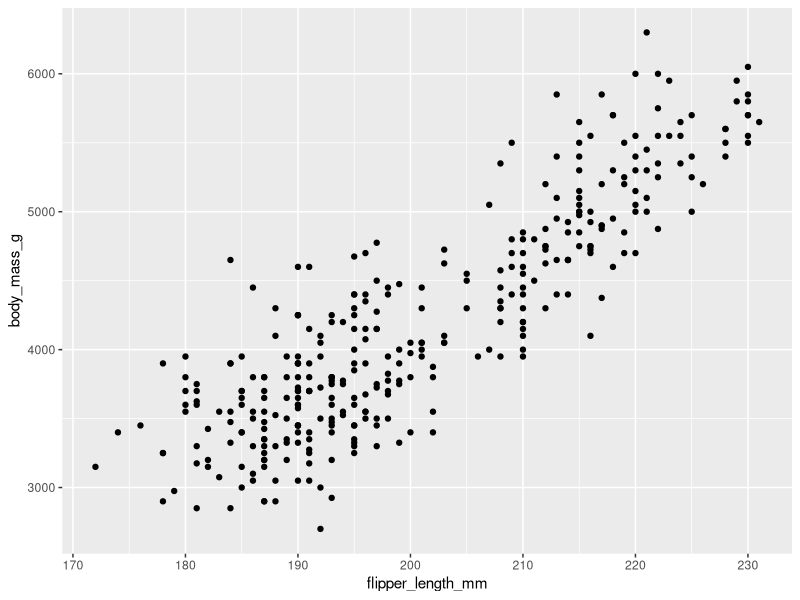
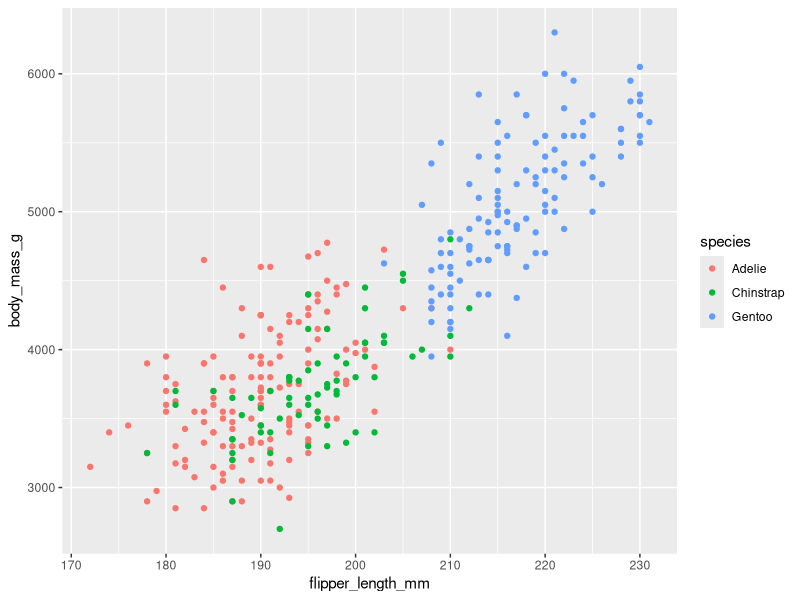
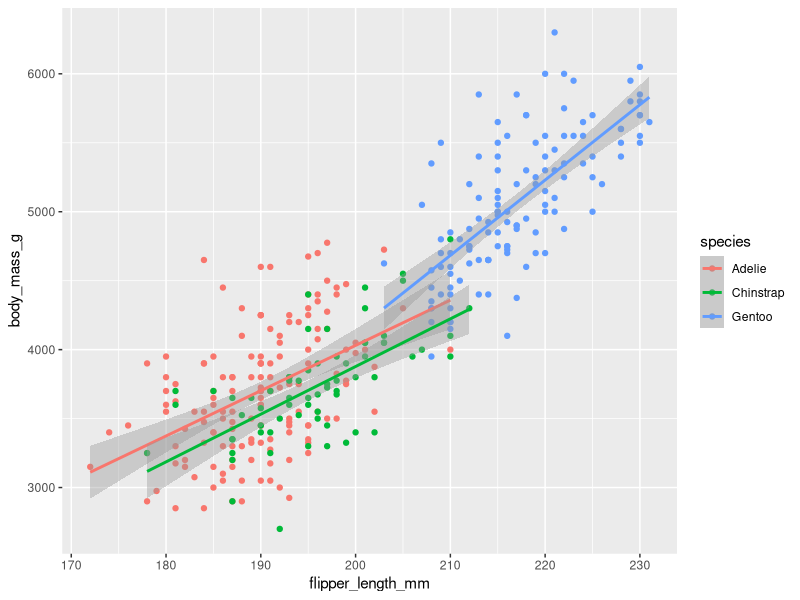
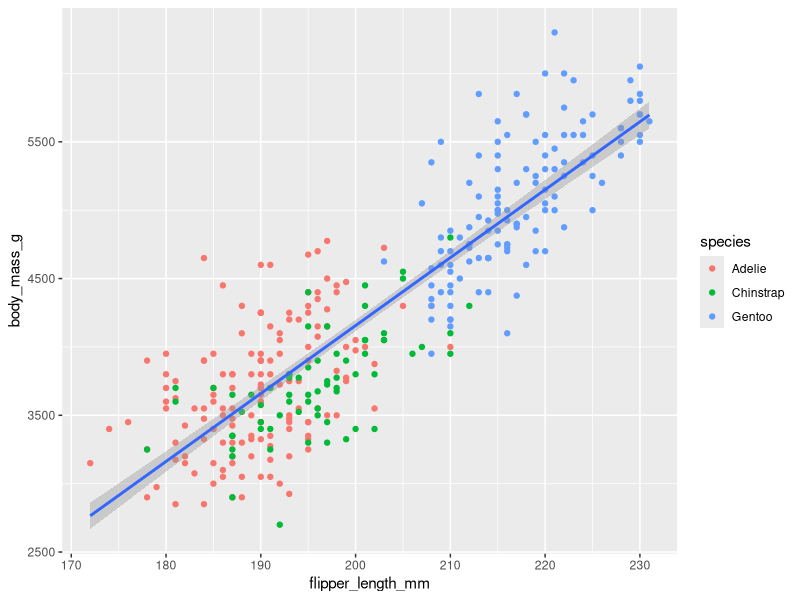
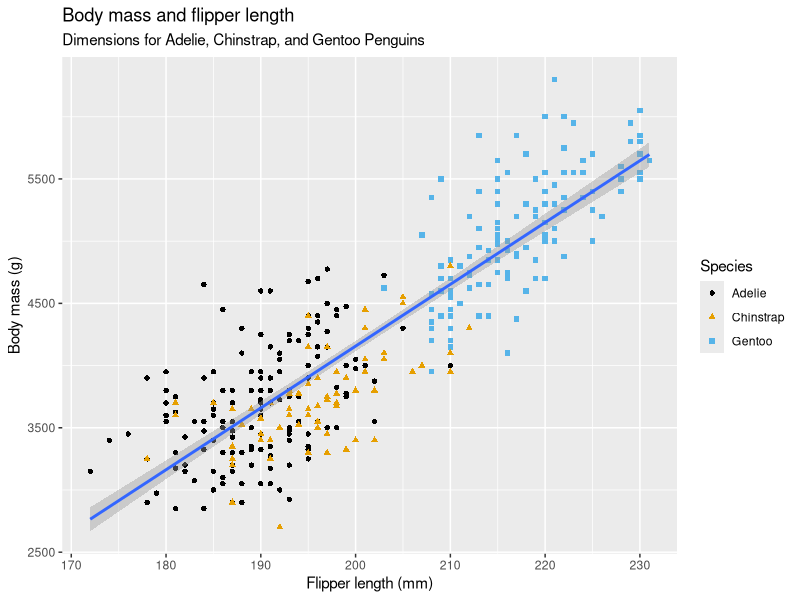
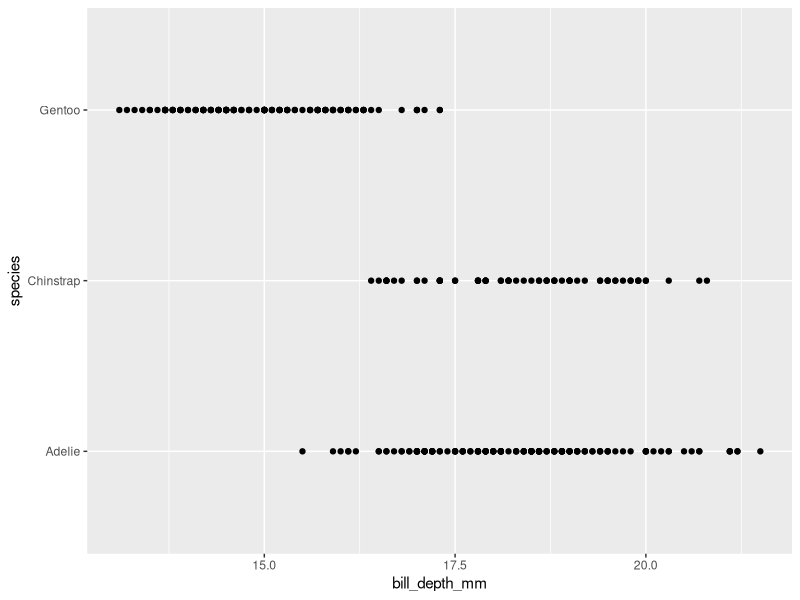
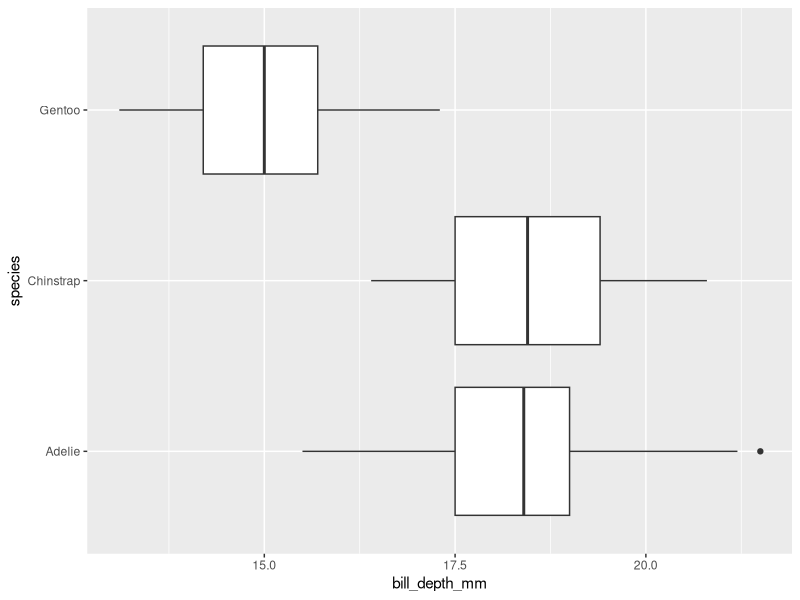
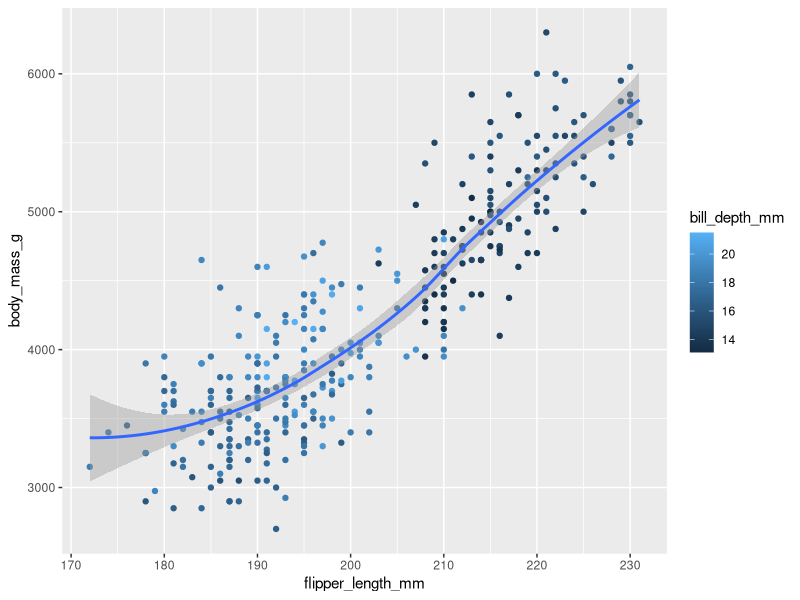

Write the R code that produced these figures, in order.
library(tidyverse)
install.packages("palmerpenguins")
install.packages("ggthemes")
library(palmerpenguins)
library(ggthemes)
library(ggplot2)

penguins

ggplot(
  data = penguins,
  mapping = aes(x = flipper_length_mm, y = body_mass_g)
)+
  geom_point()
# ggplot(
#   data = penguins,
#   mapping = aes(x = flipper_length_mm, y = body_mass_g)
# )ここが範囲を指定している
# ggplotはキャンパスの役割

# 色での識別
ggplot(
  data = penguins,
  mapping = aes(x = flipper_length_mm, y = body_mass_g, colour =species)
)+
  geom_point()

ggplot(
  data = penguins,
  mapping = aes(x = flipper_length_mm, y = body_mass_g, colour =species)
)+
  geom_point()+
  geom_smooth(method = "lm")

# 一本の直線であらわしたい場合
# geom_smooth()は色で識別するため、共通項を入力するggplotの中にcolour関数を入れず
# geom_pointにcolour関数を入れることでできる
ggplot(
  data = penguins,
  mapping = aes(x = flipper_length_mm, y = body_mass_g)
) +
  geom_point(mapping = aes(color = species)) +
  geom_smooth(method = "lm")

# labsでラベルの選択

ggplot(
  data = penguins,
  mapping = aes(x = flipper_length_mm, y = body_mass_g)
) +
  geom_point(mapping = aes(color = species, shape = species)) +
  geom_smooth(method = "lm") +
  labs(
    title = "Body mass and flipper length", 
    subtitle = "Dimensions for Adelie, Chinstrap, and Gentoo Penguins", 
    x = "Flipper length (mm)", y = "Body mass (g)",
    color = "Species", shape = "Species"
  ) +
  scale_color_colorblind()

?penguins
# bill_length_mm
# a number denoting bill length (millimeters)
# bill_depth_mm
# # a number denoting bill depth (millimeters)

ggplot(
  data = penguins,
  mapping = aes(y = species, x  = bill_depth_mm)
)+
  geom_point()

ggplot(
  data = penguins,
  mapping = aes(y = species, x  = bill_depth_mm)
)+
  geom_boxplot()
?labs

ggplot(
  data = penguins,
  mapping = aes(x = flipper_length_mm, y = body_mass_g)
)+
  geom_point(mapping = aes(colour = bill_depth_mm))+
  geom_smooth()

# 練習２
ggplot(
  data = penguins,
  aes(y = species)
)+
  geom_bar()

ggplot(penguins, aes(x = species)) +
  geom_bar(color = "red")

ggplot(penguins, aes(x = species)) +
  geom_bar(fill = "red")

ggplot(penguins, aes(x = body_mass_g)) +
  geom_histogram(bins = 20)
